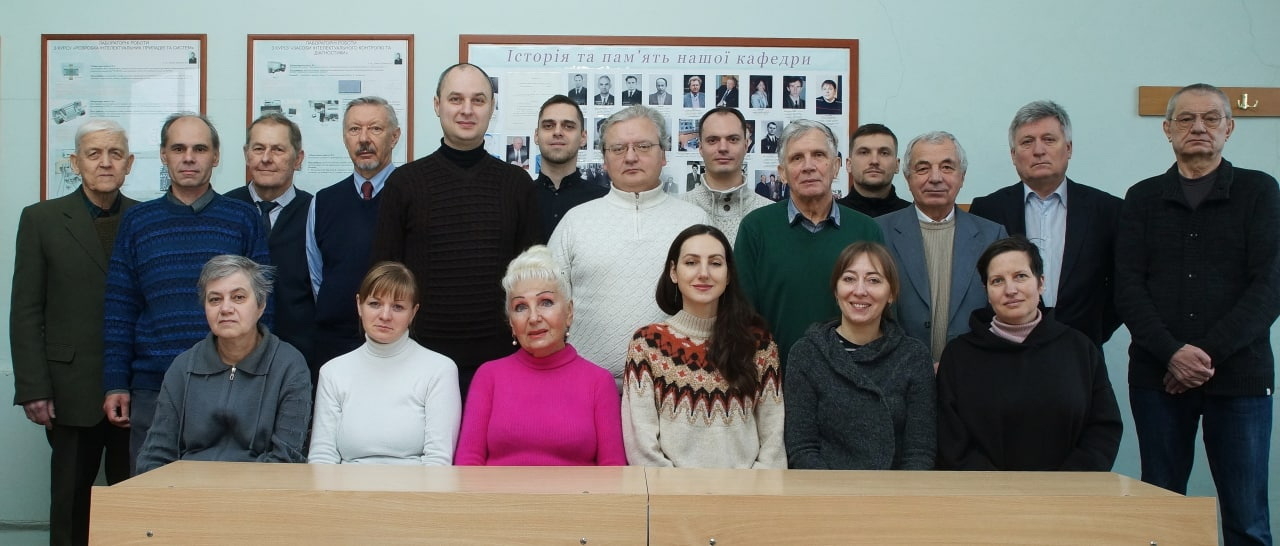
#> input picture img/asnk.kpi.ua.jpeg, 1280 x 546 px, given in place of the camera
$ jupyter execute lw4.ipynb   (older library calls are emulated)   (text cells are left out)
#> lines starting #> are read from the running program, lines starting #| are printed output that depends on the picture; after the words box and inside, x2 and y2 are one past the last pixel; in counts of white or black regions, pixels touching at a corner belong together
[cell 1]
import cv2
import numpy as np
import os

# --- НАЛАШТУВАННЯ ---
# Папка для збереження кадрів
OUTPUT_FOLDER = "saved_frames"
if not os.path.exists(OUTPUT_FOLDER):
    os.makedirs(OUTPUT_FOLDER)

# Глобальні змінні
drawing = False      # Чи малюємо ми зараз прямокутник
roi_selected = False # Чи обрано об'єкт для стеження
ix, iy = -1, -1      # Початкові координати миші
bbox = (0, 0, 0, 0)  # Координати виділення (x, y, w, h)
template = None      # Шаблон (картинка) об'єкта
frame_count = 0      # Лічильник кадрів

# Режими відображення
MODE_MONO = 0
MODE_LOW_PASS = 1
MODE_HIGH_PASS = 2
current_mode = MODE_MONO
mode_names = {0: "Monochrome", 1: "Low Pass (Blur)", 2: "High Pass (Edge)"}

def mouse_callback(event, x, y, flags, param):
    """Обробка натискань миші для виділення об'єкта."""
    global ix, iy, drawing, bbox, roi_selected, template, frame_gray

    if event == cv2.EVENT_LBUTTONDOWN:
        drawing = True
        roi_selected = False
        ix, iy = x, y

    elif event == cv2.EVENT_MOUSEMOVE:
        if drawing:
            # Оновлюємо прямокутник під час руху
            bbox = (min(ix, x), min(iy, y), abs(x - ix), abs(y - iy))

    elif event == cv2.EVENT_LBUTTONUP:
        drawing = False
        bbox = (min(ix, x), min(iy, y), abs(x - ix), abs(y - iy))
        w, h = bbox[2], bbox[3]

        # Якщо виділено достатню область, зберігаємо шаблон
        if w > 10 and h > 10 and frame_gray is not None:
            roi_selected = True
            # Вирізаємо шаблон з поточного сірого кадру
            template = frame_gray[bbox[1]:bbox[1]+h, bbox[0]:bbox[0]+w].copy()
            print("Template selected!")

def apply_filters(img_gray, mode):
    """Застосовує фільтри відповідно до режиму."""
    if mode == MODE_LOW_PASS:
        # Низькочастотна фільтрація (Розмиття Гауса)
        # Прибирає шум, залишає низькі частоти (плавні переходи)
        return cv2.GaussianBlur(img_gray, (15, 15), 0)

    elif mode == MODE_HIGH_PASS:
        # Високочастотна фільтрація (Лапласіан)
        # Виділяє перепади яскравості (контури)
        laplacian = cv2.Laplacian(img_gray, cv2.CV_64F)
        # Конвертуємо назад у uint8 для відображення
        return cv2.convertScaleAbs(laplacian)

    else:
        # Звичайний монохром
        return img_gray

def main():
    global frame_gray, current_mode, frame_count

    cap = cv2.VideoCapture(0)
    cap.set(3, 640)
    cap.set(4, 480)

    cv2.namedWindow("Lab 4 - Correlation Tracking")
    cv2.setMouseCallback("Lab 4 - Correlation Tracking", mouse_callback)

    print("Controls:")
    print("  Mouse Drag - Select object to track")
    print("  1 - Monochrome Mode")
    print("  2 - Low Pass Filter (Blur)")
    print("  3 - High Pass Filter (Edges)")
    print("  S - Save current frame")
    print("  Q - Quit")

    while True:
        ret, frame = cap.read()
#> frame is the input picture: shape (546, 1280, 3); mean B, G, R 112.2, 114, 114.6
        if not ret: break

        frame_count += 1

        # 1. Конвертація в монохром (основа для обробки)
        frame_gray = cv2.cvtColor(frame, cv2.COLOR_BGR2GRAY)
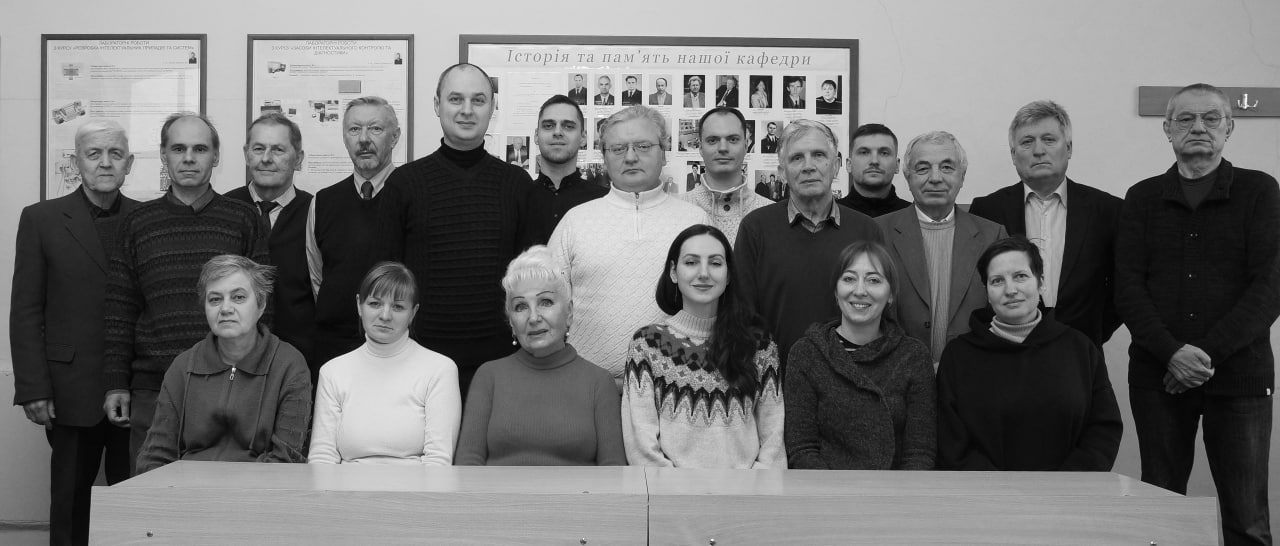
#> frame_gray: shape (546, 1280); min 0, max 253, mean 113.9

        # 2. Застосування фільтрації (залежно від режиму)
        processed_frame = apply_filters(frame_gray, current_mode)

        # 3. Кореляційне супроводження (якщо є шаблон)
        if roi_selected and template is not None:
            # Важливо: Template Matching краще працює на тому ж типі зображення,
            # на якому був створений шаблон. Але для лаби ми застосовуємо
            # пошук шаблону на фільтрованому зображенні.

            # Якщо ми в режимі фільтрів, треба або фільтрувати шаблон теж,
            # або шукати на чистому сірому.
            # За завданням: "супроводження... при фільтрації".
            # Тому шукаємо на processed_frame.

            # Захист: шаблон не може бути більшим за кадр
            if template.shape[0] <= processed_frame.shape[0] and \
               template.shape[1] <= processed_frame.shape[1]:

                # Основна функція кореляції
                res = cv2.matchTemplate(processed_frame, template, cv2.TM_CCOEFF_NORMED)

                # Знаходимо точку найкращого збігу (максимум кореляції)
                min_val, max_val, min_loc, max_loc = cv2.minMaxLoc(res)

                # max_loc - це лівий верхній кут знайдення
                top_left = max_loc
                h, w = template.shape
                bottom_right = (top_left[0] + w, top_left[1] + h)

                # Відображаємо прямокутник на кольоровому кадрі
                cv2.rectangle(frame, top_left, bottom_right, (0, 255, 0), 2)

                # Вивід координат
                center_x = top_left[0] + w // 2
                center_y = top_left[1] + h // 2
                coords_text = f"X: {center_x}, Y: {center_y}"
                cv2.putText(frame, coords_text, (top_left[0], top_left[1] - 10),
                            cv2.FONT_HERSHEY_SIMPLEX, 0.5, (0, 255, 0), 2)

                # Малюємо на обробленому кадрі теж (для наочності режимів)
                cv2.rectangle(processed_frame, top_left, bottom_right, 255, 2)

        # Якщо користувач зараз виділяє мишею
        if drawing:
             cv2.rectangle(frame, (bbox[0], bbox[1]),
                           (bbox[0]+bbox[2], bbox[1]+bbox[3]), (255, 0, 0), 2)

        # Інфо на екрані
        info_text = f"Mode: {mode_names[current_mode]}"
        cv2.putText(frame, info_text, (10, 30),
                    cv2.FONT_HERSHEY_SIMPLEX, 0.7, (0, 0, 255), 2)
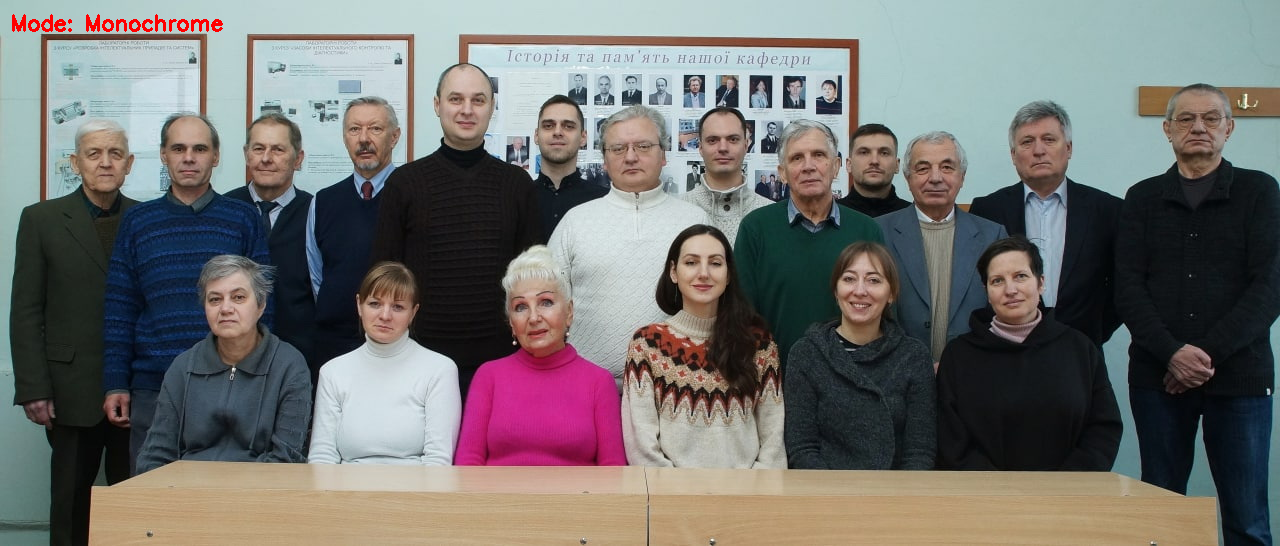
#> frame: shape (546, 1280, 3); 0.21% of pixels changed, all inside (x1, y1, x2, y2) = (12, 14, 223, 32)

        # Відображаємо вікна
        cv2.imshow("Lab 4 - Correlation Tracking", frame)
        cv2.imshow("Processed View (Mono/Filter)", processed_frame)

        # Обробка клавіш
        key = cv2.waitKey(1) & 0xFF
#> (key q is pressed here)
        if key == ord('q'):
            break
        elif key == ord('1'):
            current_mode = MODE_MONO
        elif key == ord('2'):
            current_mode = MODE_LOW_PASS
        elif key == ord('3'):
            current_mode = MODE_HIGH_PASS
        elif key == ord('s'):
            # Збереження кадру
            filename = f"{OUTPUT_FOLDER}/frame_{frame_count}.jpg"
            cv2.imwrite(filename, frame) # Зберігаємо оригінал з розміткою
            print(f"Frame saved: {filename}")

    cap.release()
    cv2.destroyAllWindows()

if __name__ == "__main__":
    main()

$ run again, on img/kaplan.jpg
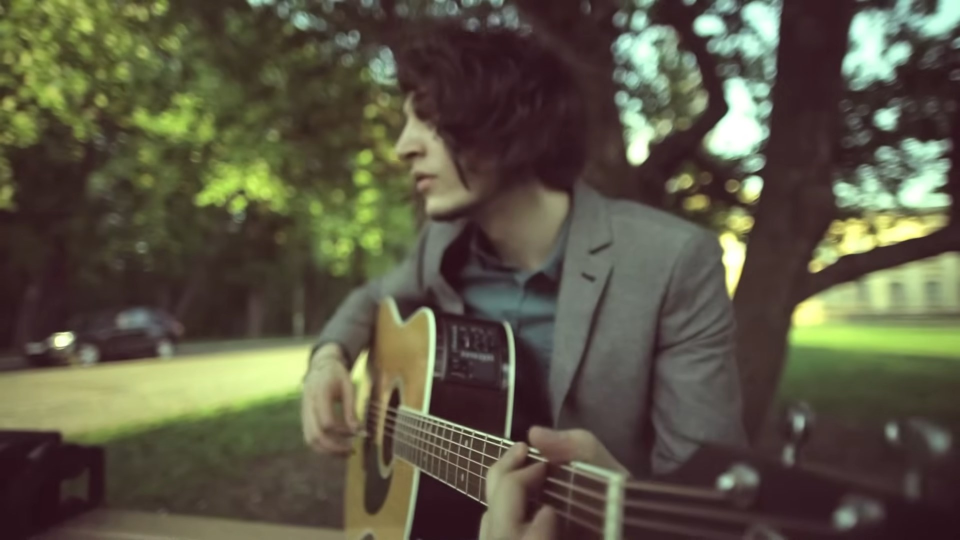
#> input picture img/kaplan.jpg, 1920 x 1080 px, given in place of the camera (shown at 1/2 size)
#> in main, frame is the input picture: shape (1080, 1920, 3); mean B, G, R 68.7, 87, 91.6
#> in main, `frame_gray = cv2.cvtColor(frame, cv2.COLOR_BGR2GRAY)`:
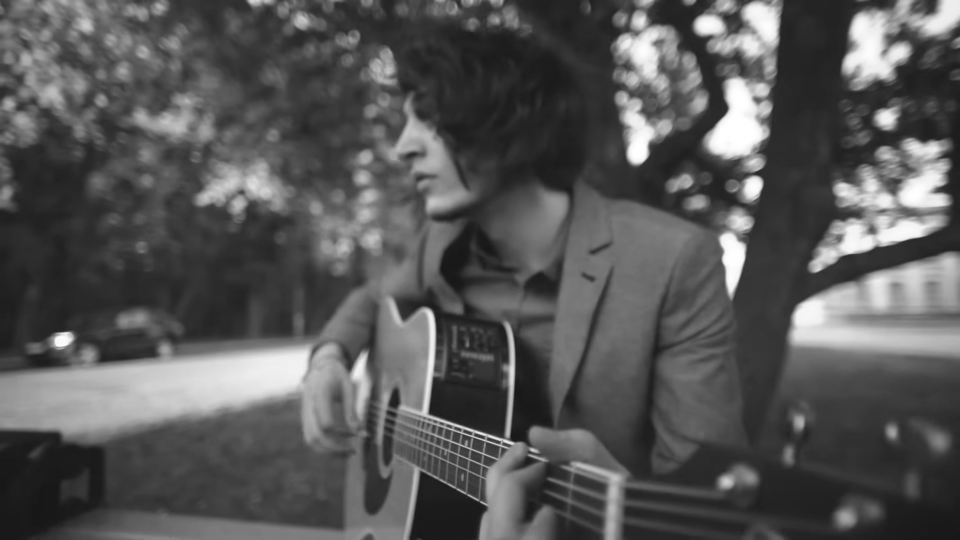
#> frame_gray: shape (1080, 1920) (shown at 1/2 size); min 22, max 255, mean 86.3
#> in main, `cv2.putText(frame, info_text, (10, 30), cv2.FONT_HERSHEY_SIMPLEX, 0.7,..`:
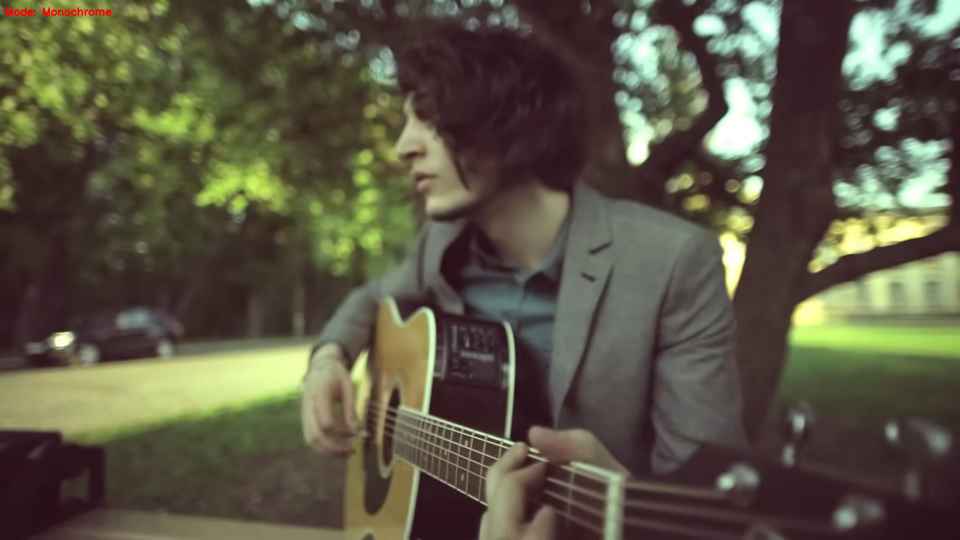
#> frame: shape (1080, 1920, 3) (shown at 1/2 size); 0.07% of pixels changed, all inside (x1, y1, x2, y2) = (12, 14, 223, 32)

$ run again, on img/kpi.jpg
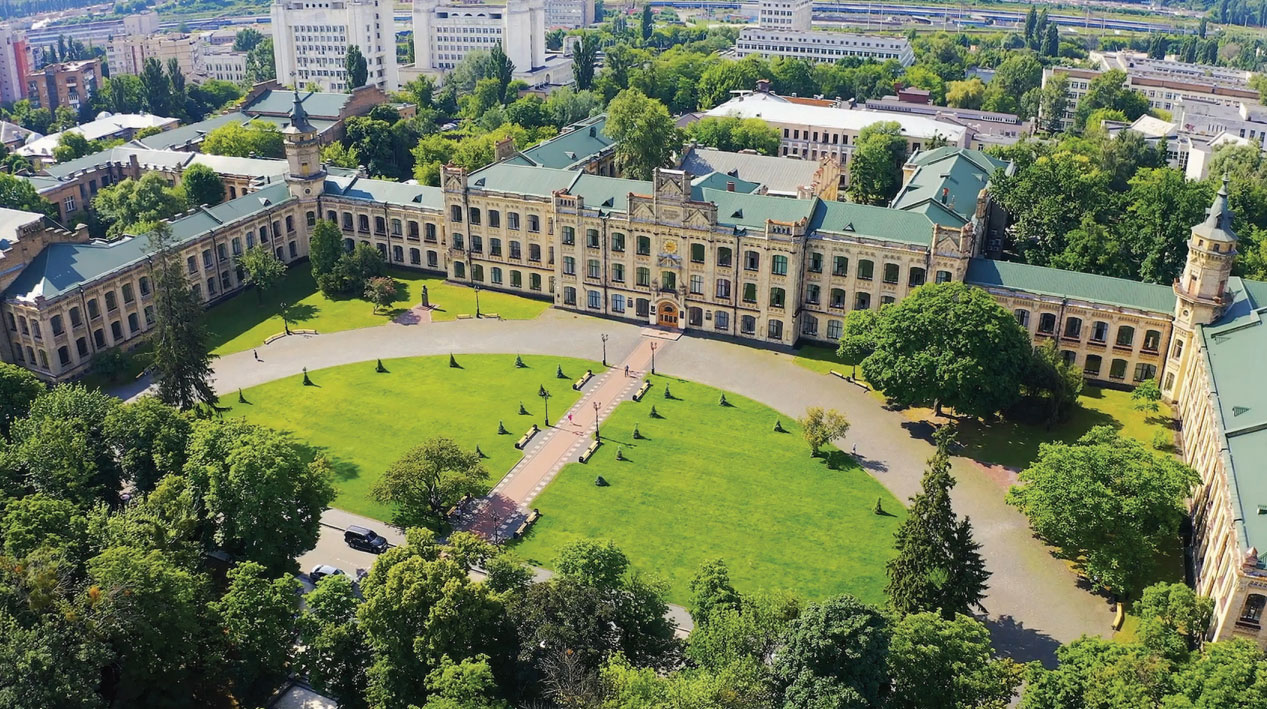
#> input picture img/kpi.jpg, 1267 x 709 px, given in place of the camera
#> in main, frame is the input picture: shape (709, 1267, 3); mean B, G, R 91.1, 120.6, 111.2
#> in main, `frame_gray = cv2.cvtColor(frame, cv2.COLOR_BGR2GRAY)`:
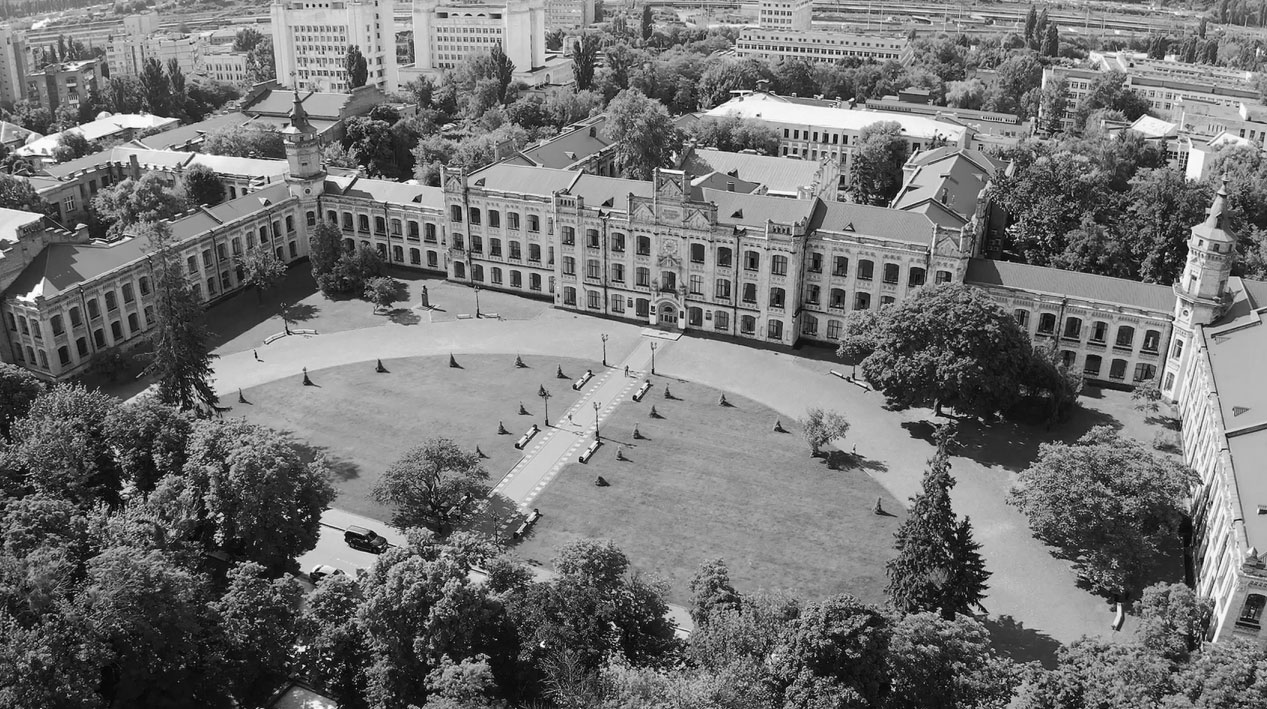
#> frame_gray: shape (709, 1267); min 0, max 255, mean 114.4
#> in main, `cv2.putText(frame, info_text, (10, 30), cv2.FONT_HERSHEY_SIMPLEX, 0.7,..`:
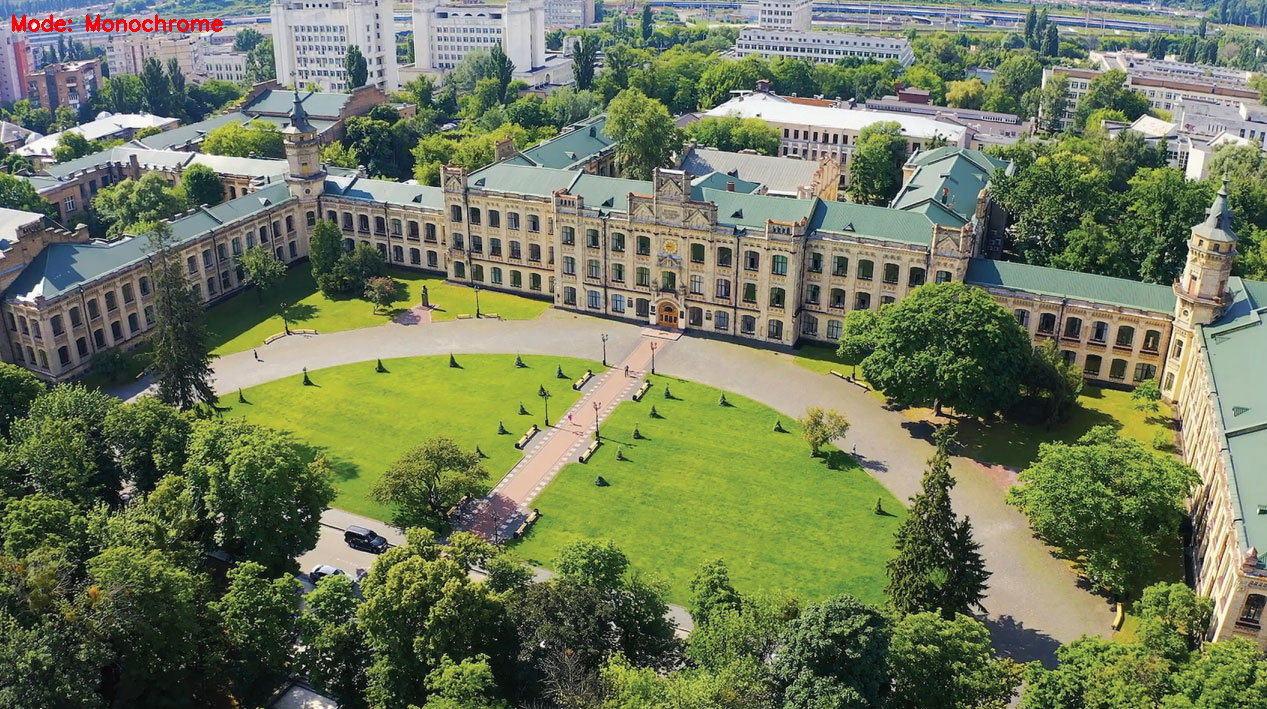
#> frame: shape (709, 1267, 3); 0.17% of pixels changed, all inside (x1, y1, x2, y2) = (12, 14, 223, 32)
